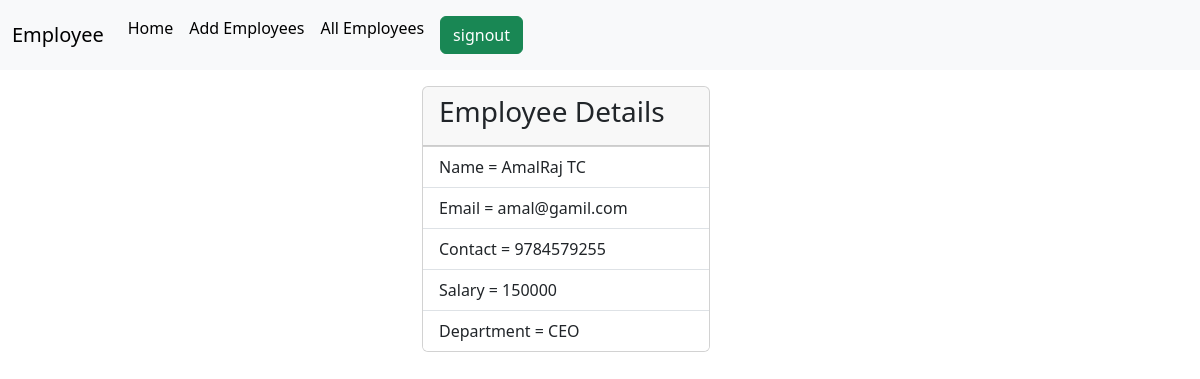
Screenshot of /employees/7 with the database file from the repository.
### crm/models.py (models this page shows, shortened)
class Employees(models.Model):
    name=models.CharField(max_length=200)
    department=models.CharField(max_length=200)
    salary=models.PositiveIntegerField()
    email=models.EmailField(unique=True)
    age=models.IntegerField()
    contact=models.CharField(null=True,max_length=200)
    profile_pic=models.ImageField(upload_to="image",null=True)

### crm/views.py (the view)
# urls.py: path("employees/<int:pk>",views.EmployeeDetailView.as_view(),name="emp-detail"),
class EmployeeDetailView(View):
    def get(self,request,*args,**kwargs):
        id=kwargs.get("pk")
        qs=Employees.objects.get(id=id)
        return render(request,"emp_detail.html",{"data":qs})

### crm/templates/emp_detail.html (shortened to what this page needs)
{%extends 'base.html'%}
{%block body_block%}
<div class="container">
    <div class="row">
        <div class="col-4"></div>
        <div class="col-4 mt-3">
            <div class="card" style="width: 18rem;">
                <div class="card-header">
                  <h3>Employee Details</h3>
                </div>
                <ul class="list-group list-group-flush">
                  <li class="list-group-item">Name = {{data.name}}</li>
                  <li class="list-group-item">Email = {{data.email}}</li>
                  <li class="list-group-item">Contact = {{data.contact}}</li>
                  <li class="list-group-item">Salary = {{data.salary}}</li>
                  <li class="list-group-item">Department = {{data.department}}</li>
                </ul>
            </div>
        </div>
        <div class="col-4"></div>
    </div>
   </div>
{%endblock%}

### rows the page displays
Employees: name "AmalRaj TC", email "amal@gamil.com", contact "9784579255", salary "150000", department "CEO"
